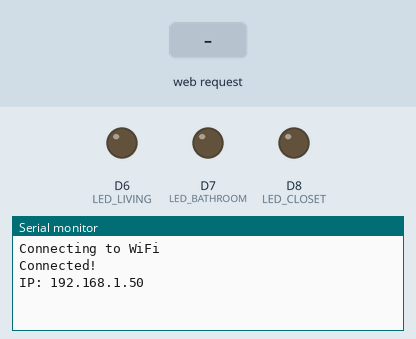
Bench run of a sketch on a simulated Arduino MKR. Parts: output pins drawn as LEDs (lit = HIGH), the last lines printed to the serial monitor. The test bench sets the inputs (shaded band). WiFi joins after 1.5 s; servers stay silent unless stated.

Above: at 2.7 s.
2.8 s: HTTP request GET /toggle? received
At 4.0 s:
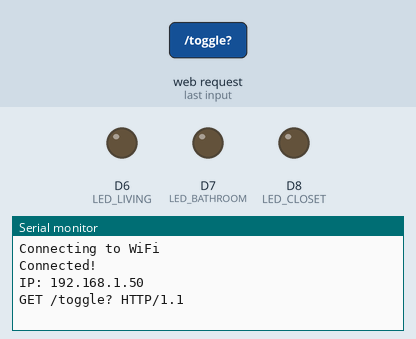
4.3 s: HTTP request GET /timer? received
At 5.4 s:
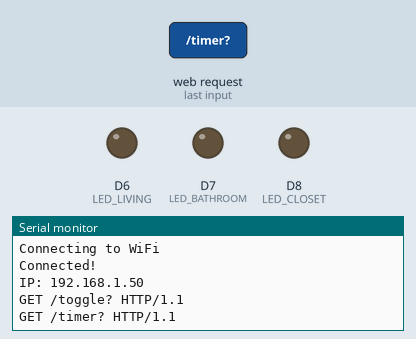
5.8 s: HTTP request GET /bathroom received
At 6.6 s:
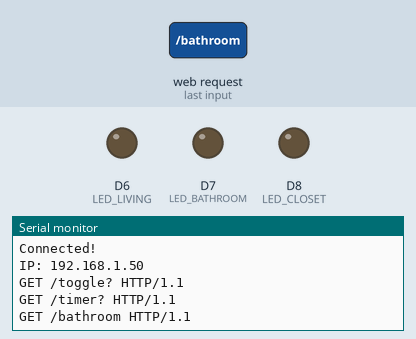

The sketch:

task4_2D.ino
```cpp
#include <WiFiNINA.h>
#include <WiFiServer.h>

// ---------------- LED Pins ----------------
#define LED_LIVING 6
#define LED_BATHROOM 7
#define LED_CLOSET 8

// ---------------- WiFi ----------------
char ssid[] = "";
char pass[] = "";

WiFiServer server(80);

// ---------------- URL decode ----------------
String decode(String s) {
  s.replace("%20", " "); // convert it to normal text, to match room names
  return s;
}

// ---------------- Extract parameter ----------------
String getParam(String req, String key) {
  // Isolates the room, state, and time
  int start = req.indexOf(key + "=");
  if (start == -1) return "";
  start += key.length() + 1;

  int end = req.indexOf("&", start);
  if (end == -1) end = req.indexOf(" ", start);
  if (end == -1) end = req.length();

  return decode(req.substring(start, end));
}

// ---------------- Map room → pin ----------------
int getPin(String room) {
  if (room == "living room") return LED_LIVING;
  if (room == "bathroom") return LED_BATHROOM;
  if (room == "closet") return LED_CLOSET;
  return -1;
}

// ---------------- Setup ----------------
void setup() {
  Serial.begin(9600);
  while (!Serial);

  pinMode(LED_LIVING, OUTPUT);
  pinMode(LED_BATHROOM, OUTPUT);
  pinMode(LED_CLOSET, OUTPUT);

  Serial.print("Connecting to WiFi");
  WiFi.begin(ssid, pass);
  while (WiFi.status() != WL_CONNECTED) {
    delay(500);
    Serial.print(".");
  }

  Serial.println("\nConnected!");
  Serial.print("IP: ");
  Serial.println(WiFi.localIP());

  server.begin();
}

// ---------------- Loop ----------------
void loop() {
  WiFiClient client = server.available();
  if (!client) return;

  String req = client.readStringUntil('\r');
  client.flush();
  Serial.println(req);

  // ----------- TOGGLE -----------
  if (req.indexOf("/toggle?") >= 0) {
    String room  = getParam(req, "room");
    String state = getParam(req, "state");

    int pin = getPin(room);

    if (pin != -1) {
      digitalWrite(pin, state == "on" ? HIGH : LOW);
      Serial.println(room + " -> " + state);
    }
  }

  // ----------- TIMER -----------
  if (req.indexOf("/timer?") >= 0) {
    String room = getParam(req, "room");
    int seconds = getParam(req, "time").toInt();

    int pin = getPin(room);

    if (pin != -1 && seconds > 0) {
      Serial.println(room + " timer " + String(seconds) + "s");
      digitalWrite(pin, HIGH);
      delay(seconds * 1000);
      digitalWrite(pin, LOW);
      Serial.println(room + " timer done");
    }
  }

  // ----------- RESPONSE -----------
  client.println("HTTP/1.1 200 OK");
  client.println("Connection: close");
  client.println();
  client.stop();
}
```

Measured:
- after the input at 2.8 s, the serial monitor: prints a new line at once (image 1)
- after the input at 4.3 s, the serial monitor: prints a new line at once (image 2)
- after the input at 5.8 s, the serial monitor: prints a new line at once (image 3)
